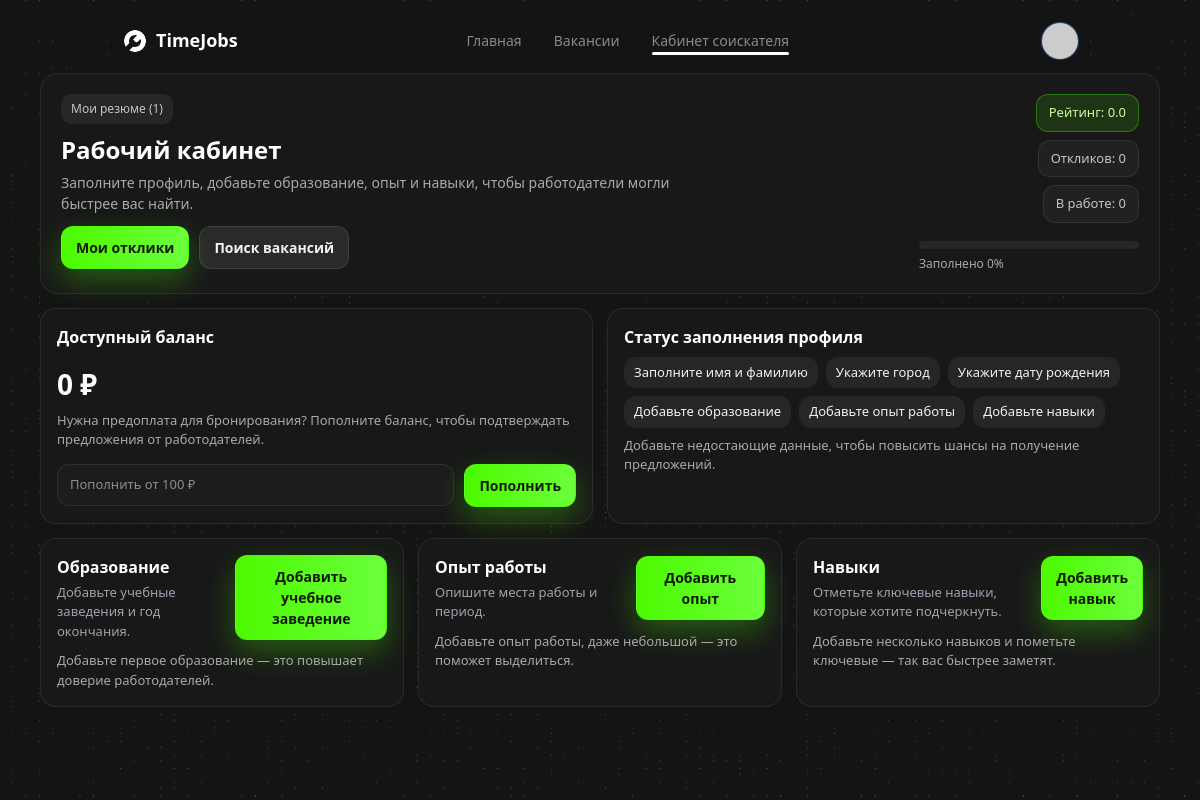
Before: /worker/cabinet (signed in) with the older database file.
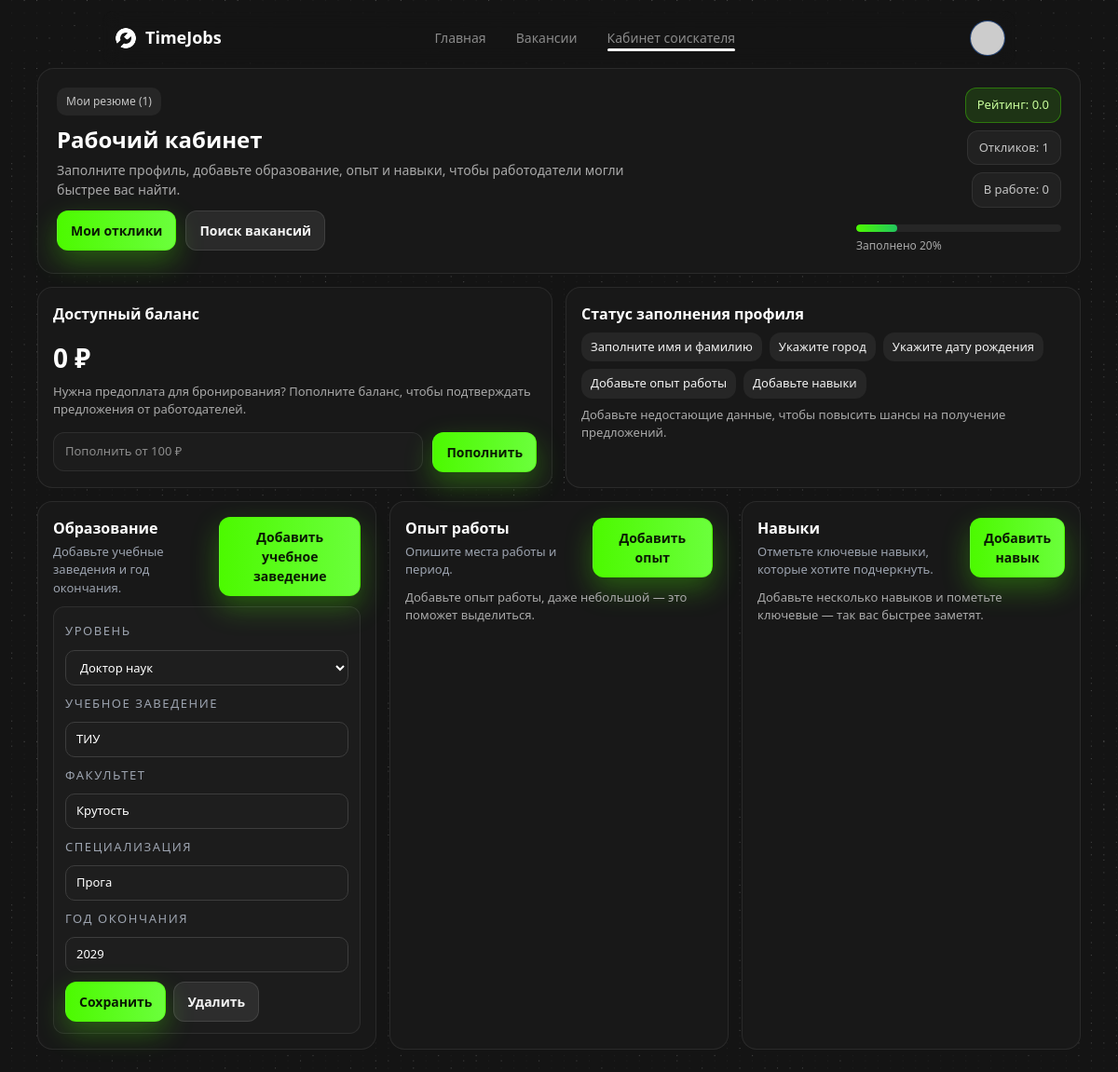
After: the same page with the newer database file.
### app.py (models this page shows)
class WorkerEducation(db.Model):
    __tablename__ = 'worker_education'
    id = db.Column(db.Integer, primary_key=True)
    user_id = db.Column(db.Integer, db.ForeignKey('user.id'), nullable=False)
    level = db.Column(db.String(120))
    institution = db.Column(db.String(255))
    faculty = db.Column(db.String(255))
    specialization = db.Column(db.String(255))
    graduation_year = db.Column(db.Integer)
    created_at = db.Column(db.DateTime, default=datetime.datetime.utcnow)

### app.py (the view)
@app.route('/worker/cabinet')
@login_required
def worker_cabinet():
    if current_user.role != 'worker':
        if current_user.role == 'employer':
            return redirect(url_for('manage'))
        flash('Страница доступна только соискателям.', 'error')
        return redirect(url_for('index'))
    apps = Application.query.filter_by(worker_id=current_user.id)                             .order_by(Application.created_at.desc()).all()
    educations = WorkerEducation.query.filter_by(user_id=current_user.id)                                 .order_by(WorkerEducation.created_at.desc()).all()
    experiences = WorkerExperience.query.filter_by(user_id=current_user.id)                                 .order_by(WorkerExperience.created_at.desc()).all()
    skills = WorkerSkill.query.filter_by(user_id=current_user.id)                                 .order_by(WorkerSkill.created_at.desc()).all()
    key_skills = [s for s in skills if s.is_key]
    other_skills = [s for s in skills if not s.is_key]
    resumes_count = 1  # showcase stub for now
    applied_count = len(apps)
    accepted_count = len([a for a in apps if a.status in ('in_work', 'work_offer')])
    last_app = apps[0] if apps else None
    completed_sections = 0
    sections_total = 5
    if current_user.first_name and current_user.last_name and current_user.phone:
        completed_sections += 1
    if current_user.city:
        completed_sections += 1
    if current_user.birth_date:
        completed_sections += 1
    if educations:
        completed_sections += 1
    if experiences or skills:
        completed_sections += 1
    progress = int((completed_sections / sections_total) * 100) if sections_total else 0
    missing_fields = []
    if not (current_user.first_name and current_user.last_name):
        missing_fields.append('Заполните имя и фамилию')
    if not current_user.phone:
        missing_fields.append('Укажите телефон')
    if not current_user.city:
        missing_fields.append('Укажите город')
    if not current_user.birth_date:
        missing_fields.append('Укажите дату рождения')
    if not educations:
        missing_fields.append('Добавьте образование')
    if not experiences:
        missing_fields.append('Добавьте опыт работы')
    if not skills:
        missing_fields.append('Добавьте навыки')
    months = MONTH_CHOICES
    education_levels = EDUCATION_LEVELS
    years = list(range(datetime.date.today().year, 1939, -1))
    return render_template(
        'worker_cabinet.html',
        resumes_count=resumes_count,
        applied_count=applied_count,
        accepted_count=accepted_count,
        last_app=last_app,
        apps=apps[:3],
        educations=educations,
        experiences=experiences,
        key_skills=key_skills,
        other_skills=other_skills,
        months=months,
        education_levels=education_levels,
        missing_fields=missing_fields,
        years=years,
        progress=progress
    )

### app.py (called while the page is built)
@login_manager.user_loader
def load_user(user_id):
    return User.query.get(int(user_id))

@app.before_request
def _ensure_db_initialized():
    global _db_initialized
    if not _db_initialized:
        init_db()
        _db_initialized = True

### templates/worker_cabinet.html (shortened to what the changed rows need)
{% extends "base.html" %}
{% block content %}
<div class="resume-shell bg-dot-pattern-2">
    <div class="profile-inner">
        <div class="resume-hero glass-card">
            <div class="resume-hero__left">
                <h1 class="resume-hero__title">Рабочий кабинет</h1>
            </div>
            <div class="resume-hero__stats">
                <div class="resume-chip resume-chip--success">Рейтинг: {{ '%.1f'|format(current_user.rating or 0) }}</div>
                <div class="resume-chip">Откликов: {{ applied_count }}</div>
                <div class="resume-chip">В работе: {{ accepted_count }}</div>
                <div class="resume-progress" style="margin-top: 10px;">
                    <div class="resume-progress__bar"><span style="width: {{ progress }}%;"></span></div>
                    <div class="resume-progress__text">Заполнено {{ progress }}%</div>
                </div>
            </div>
        </div>
        <div class="resume-grid" style="margin: 14px 0 0 0;">
            <div class="resume-card glass-card">
                {% if missing_fields %}
                <div class="resume-tags resume-tags--wrap" style="margin-top: 8px;">
                    {% for item in missing_fields %}
                    <span class="resume-tag">{{ item }}</span>
                    {% endfor %}
                </div>
                {% else %}
                <p class="resume-card__text" style="margin-top: 8px;">Профиль заполнен. Продолжайте откликаться на вакансии!</p>
                {% endif %}
            </div>
        </div>
        <div class="resume-columns">
            <div class="resume-card glass-card">
                <div class="section-head">
                    <div>
                    </div>
                    <button type="button" class="resume-btn resume-btn--primary" data-modal-open="edu-modal">Добавить учебное заведение</button>
                </div>
                {% if educations %}
                <div class="resume-list">
                    {% for edu in educations %}
                    <div class="resume-item">
                        <form method="post" action="{{ url_for('save_worker_education') }}" class="profile-form" style="gap: 10px;">
                            <div class="form-row">
                                <div class="field">
                                    <label class="profile-label">Уровень</label>
                                    <select name="level" class="profile-input" style="cursor: pointer;">
                                        {% for level in education_levels %}
                                        <option value="{{ level }}" {% if edu.level == level %}selected{% endif %}>{{ level }}</option>
                                        {% endfor %}
                                    </select>
                                </div>
                                <div class="field">
                                    <label class="profile-label">Учебное заведение</label>
                                    <input name="institution" value="{{ edu.institution or '' }}" class="profile-input" placeholder="Название вуза/колледжа">
                                </div>
                            </div>
                            <div class="form-row">
                                <div class="field">
                                    <label class="profile-label">Факультет</label>
                                    <input name="faculty" value="{{ edu.faculty or '' }}" class="profile-input" placeholder="Факультет">
                                </div>
                                <div class="field">
                                    <label class="profile-label">Специализация</label>
                                    <input name="specialization" value="{{ edu.specialization or '' }}" class="profile-input" placeholder="Специализация">
                                </div>
                            </div>
                            <div class="form-row">
                                <div class="field">
                                    <label class="profile-label">Год окончания</label>
                                    <input name="graduation_year" type="number" min="1900" max="2099" value="{{ edu.graduation_year or '' }}" class="profile-input">
                                </div>
                            </div>
                            <div class="item-actions">
                                <button type="submit" class="resume-btn resume-btn--primary">Сохранить</button>
                                <form method="post" action="{{ url_for('delete_worker_education', education_id=edu.id) }}">
                                    <button type="submit" class="resume-btn resume-btn--ghost">Удалить</button>
                                </form>
                            </div>
                        </form>
                    </div>
                    {% endfor %}
                </div>
                {% else %}
                <p class="resume-card__text" style="margin-top: 10px;">Добавьте первое образование — это повышает доверие работодателей.</p>
                {% endif %}
            </div>
        </div>
    </div>
</div>
{% endblock %}

Changed rows visible on the page:
added WorkerEducation: level "Доктор наук", institution "ТИУ", faculty "Крутость", specialization "Прога", graduation_year "2029"
Other visible differences:
{{ applied_count }}: "0" → "1"
{{ progress }}: "0" → "20"
list line gone: "Добавьте образование"
text no longer shown: "Добавьте первое образование — это повышает доверие работодателей."
